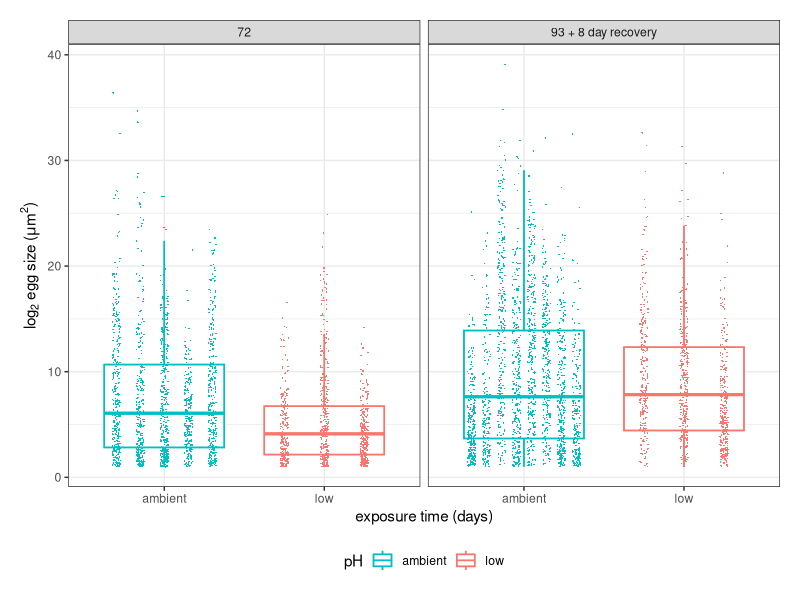
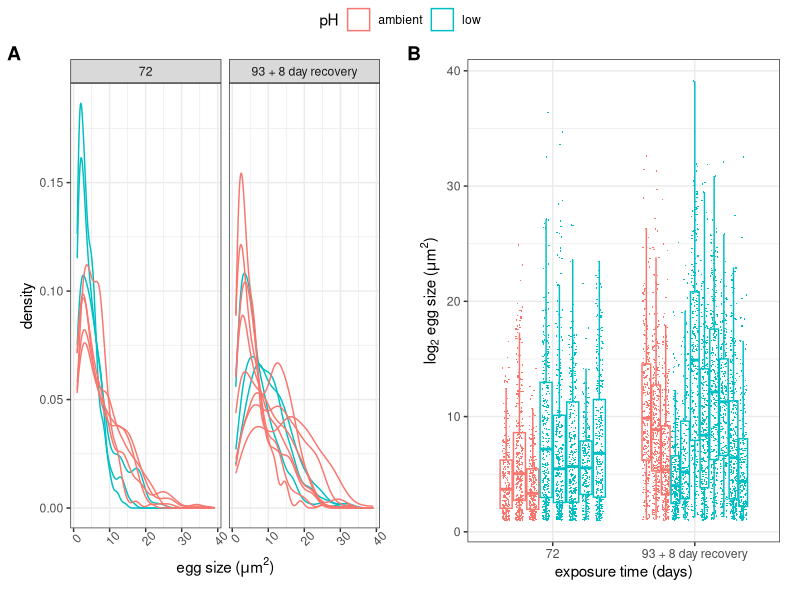
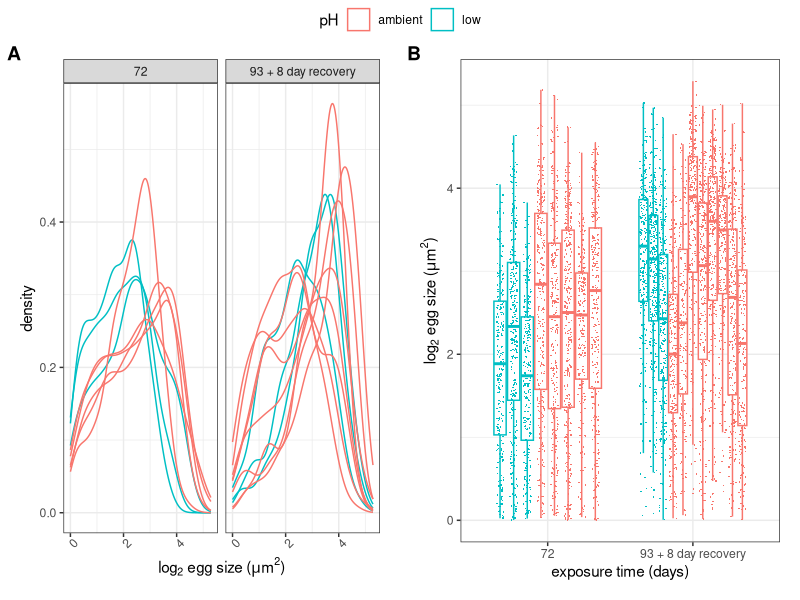
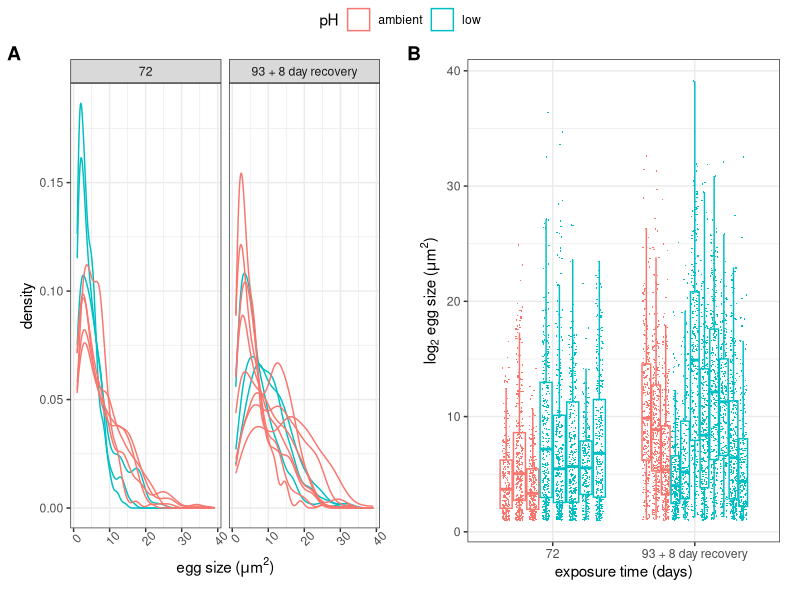
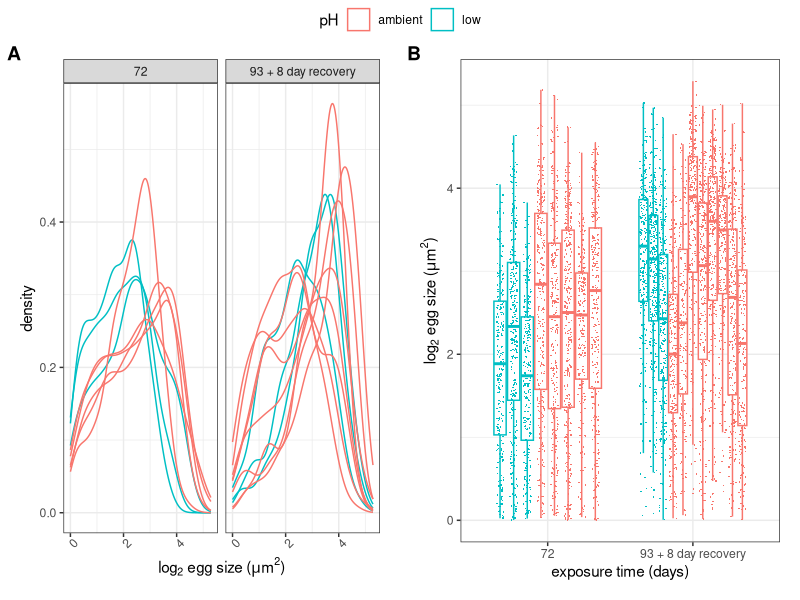

Reproduce these figures in R, in order. (Note: this script raises an error after producing the figures.)
## ---- chunk 1
library(ggplot2)
library(ggpubr)
library(rstatix)
library(dplyr)
library(broom)
library(lme4)
library(kableExtra)
library(tidyr)
## ---- chunk 2
female_data <- read.csv("../../data/histology/Female_Gonad/20200820_Female_Gonad_RESULTS.csv", stringsAsFactors = F,colClasses = c(rep("character",4),rep("numeric",7)))


egg_size <- read.csv("../../data/histology/Female_Gonad/egg_size.csv", stringsAsFactors = F, colClasses = c("character","character","numeric"))

foll_size <- read.csv("../../data/histology/Female_Gonad/follicle_size.csv", stringsAsFactors = F, colClasses = c("character","character","numeric","numeric") )
## ---- chunk 3
#rename columns
colnames(egg_size) <- c("date", "sample_ID", "egg_size")

#merge egg size data with treatment info
egg_size_m <- merge(female_data[,c("date", "sample_ID","pH")], egg_size)

egg_size_m$date <- gsub("20190123", "72",egg_size_m$date)

egg_size_m$date <- gsub("20190221", "93 + 8 day recovery",egg_size_m$date)
## ---- chunk 4
foll_size <- foll_size[,c("Label", "Area")]

foll_size$date <- gsub("-.*","",foll_size$Label)

foll_size$sample_ID <- gsub("-10.*jpg","",foll_size$Label)

foll_size$sample_ID <- gsub(".*-","",foll_size$sample_ID)

foll_size <- foll_size[,c("Area", "sample_ID", "date")]

colnames(foll_size)[1] <- "foll_size"

#merge follicle size data with treatment info
foll_size_m <- merge(female_data[,c("date", "sample_ID","pH")], foll_size)

foll_size_m$date <- gsub("20190123", "72",foll_size_m$date)

foll_size_m$date <- gsub("20190221", "93 + 8 day recovery",foll_size_m$date)

## ---- chunk 5
#first check distribution

p <- ggplot(data = egg_size_m,aes(x = egg_size, color = pH, group = sample_ID)) + geom_density() + theme_bw() + labs(y = "density", x =expression(paste("egg size (",mu,"m"^2,")", sep = "")))+ theme(plot.margin = unit(c(rep(1,4)), "lines"), axis.text.x = element_text(angle = 45)) + facet_wrap(~date)

#it's left skewed so try log transformation
q <- ggplot(data = egg_size_m,aes(x = log(egg_size,2), color = pH, group = sample_ID)) + geom_density() + theme_bw() + labs(y = "density", x = expression(paste(log[2]," egg size (",mu,"m"^2,")", sep = "")))+ theme(plot.margin = unit(c(rep(1,4)), "lines"), axis.text.x = element_text(angle = 45)) + facet_wrap(~date)

#plot boxplots
r <- ggplot(data = egg_size_m,aes(x = date, y = egg_size, color = pH, group = interaction(pH,date, sample_ID))) + geom_boxplot(outlier.shape = NA) + geom_point(pch = 16, size=0.2,position = position_jitterdodge(jitter.width = 0.05)) + theme_bw() + labs(x = "exposure time (days)", y = expression(paste(log[2]," egg size (",mu,"m"^2,")", sep = "")))+ theme(plot.margin = unit(c(rep(1,4)), "lines")) + scale_color_manual(values = c("#00BFC4", "#F8766D"))

ggplot(data = egg_size_m, aes(x = pH, y = egg_size, color = pH)) + geom_boxplot(aes(group = pH), outlier.shape = NA) + geom_point(aes(group = interaction(pH, sample_ID)),pch = 16, size=0.2,position = position_jitterdodge(jitter.width = 0.05)) + geom_boxplot(outlier.shape = NA, fill = NA)+ theme_bw() + labs(x = "exposure time (days)", y = expression(paste(log[2]," egg size (",mu,"m"^2,")", sep = "")))+ theme(plot.margin = unit(c(rep(1,4)), "lines"), legend.position = "bottom") + scale_color_manual(values = c("#00BFC4", "#F8766D")) + facet_wrap(~date)

#after log transformation
s <- ggplot(data = egg_size_m,aes(x = date, y = log(egg_size,2), color = pH, group = interaction(pH,date, sample_ID))) + geom_boxplot(outlier.shape = NA) + geom_point(pch = 16, size=0.2,position = position_jitterdodge(jitter.width = 0.05)) + theme_bw() + labs(x = "exposure time (days)", y = expression(paste(log[2]," egg size (",mu,"m"^2,")", sep = "")))+ theme(plot.margin = unit(c(rep(1,4)), "lines"))

#plot egg size without transformation
ggpubr::ggarrange(p,r,labels = "AUTO", common.legend = T)


#plot eggs size after transformation
ggpubr::ggarrange(q,s,labels = "AUTO", common.legend = T)
## ---- chunk 6
jpeg("egg_size_dist.jpg", width = 12, height = 6, units = "in", res = 300)
ggpubr::ggarrange(p,r,labels = "AUTO", common.legend = T)
dev.off()

jpeg("log_egg_size_dist.jpg", width = 12, height = 6, units = "in", res = 300)
ggpubr::ggarrange(q,s,labels = "AUTO", common.legend = T)
dev.off()
## ---- chunk 7
tidy(TukeyHSD(aov(log(egg_size,2) ~ pH * date, data = egg_size_m))) %>%
  kbl(caption = "2-way ANOVA: log2 egg size ~ pH * time") %>%
  kable_classic(full_width = F, html_font = "Cambria")

## ---- chunk 8
write.table(tidy(TukeyHSD(aov(log(egg_size,2) ~ pH * date, data = egg_size_m))),"2wayAOV_Tuk_egg_size.txt",sep = "\t", quote = F, row.names = F)
## ---- chunk 9
anova(lme(log(egg_size,2) ~ pH * date, random = ~1|sample_ID, data = egg_size_m)) %>%
  kbl(caption = "linear mixed model: log2 egg size ~ pH * time, random = sample_ID") %>%
  kable_classic(full_width = F, html_font = "Cambria")

## ---- chunk 10
#first check distribution

p <- ggplot(data = foll_size_m,aes(x = foll_size, color = pH, group = sample_ID)) + geom_density() + theme_bw() + labs(y = "density", x =expression(paste("egg size (",mu,"m"^2,")", sep = "")))+ theme(plot.margin = unit(c(rep(1,4)), "lines"), axis.text.x = element_text(angle = 45)) + facet_wrap(~date)

#it's left skewed so try log transformation
q <- ggplot(data = foll_size_m,aes(x = log(foll_size,2), color = pH, group = sample_ID)) + geom_density() + theme_bw() + labs(y = "density", x = expression(paste(log[2]," egg size (",mu,"m"^2,")", sep = "")))+ theme(plot.margin = unit(c(rep(1,4)), "lines"), axis.text.x = element_text(angle = 45)) + facet_wrap(~date)

#plot boxplots
r <- ggplot(data = foll_size_m,aes(x = date, y = foll_size, color = pH, group = interaction(pH,date, sample_ID))) + geom_boxplot(outlier.shape = NA) + geom_point(pch = 16, size=1,position = position_jitterdodge(jitter.width = 0.05)) + theme_bw() + labs(x = "exposure time (days)", y = expression(paste(log[2]," follicle size (",mu,"m"^2,")", sep = "")))+ theme(plot.margin = unit(c(rep(1,4)), "lines"))

#after log transformation
s <- ggplot(data = foll_size_m,aes(x = date, y = log(foll_size,2), color = pH, group = interaction(pH,date, sample_ID))) + geom_boxplot(outlier.shape = NA) + geom_point(pch = 16, size=1,position = position_jitterdodge(jitter.width = 0.05)) + theme_bw() + labs(x = "exposure time (days)", y = expression(paste(log[2]," egg size (",mu,"m"^2,")", sep = "")))+ theme(plot.margin = unit(c(rep(1,4)), "lines"))

#plot egg size without transformation
ggpubr::ggarrange(p,r,labels = "AUTO", common.legend = T)


#plot eggs size after transformation
ggpubr::ggarrange(q,s,labels = "AUTO", common.legend = T)
## ---- chunk 11
jpeg("foll_size_dist.jpg", width = 12, height = 6, units = "in", res = 300)
ggpubr::ggarrange(p,r,labels = "AUTO", common.legend = T)
dev.off()

jpeg("log_foll_size_dist.jpg", width = 12, height = 6, units = "in", res = 300)
ggpubr::ggarrange(q,s,labels = "AUTO", common.legend = T)
dev.off()
## ---- chunk 12
#calculate proportions

female_data$prop_egg <- (female_data$egg.area..based.on.ind.eggs. / female_data$total.area..um.) *100

female_data$prop_no_tissue <- (female_data$no.tissue.area / female_data$total.area..um.) *100

female_data$prop_cnx_tissue_indve <- (female_data$connective.tissue.area..egg.based.on.indiv./ female_data$total.area..um.)*100

#create column for relative # of eggs
female_data$number.of.eggs.per.um2 <- (female_data$number.of.eggs/female_data$total.area..um.)

female_data$pH_date <- paste(female_data$date, female_data$pH, sep = "_")

#convert female data to long format

female_data_STACKED <- tidyr::gather(female_data,"metric", "um", 5:(ncol(female_data)-1))

female_data_STACKED$um <- as.numeric(female_data_STACKED$um)




#reformat data and calculate mean and sd proportions
female_data_STACKED_props <- female_data_STACKED[grep("prop", female_data_STACKED$metric),]%>%group_by(date, pH,metric) %>% summarise(mean = mean(um), sd =sd(um)) %>% mutate(y_pos = cumsum(mean))

#convert metric to ordered factor
female_data_STACKED_props$metric <- factor(female_data_STACKED_props$metric, levels = rev(c("prop_cnx_tissue_indve","prop_egg", "prop_no_tissue")))


#chi sq to compare 20190123 amb vs. low
ct <- data.frame(female_data_STACKED_props[grep("20190123", female_data_STACKED_props$date),c("pH","mean","metric")]%>% pivot_wider(names_from = metric, values_from = mean))

rownames(ct) <- ct$pH

ct <- ct[,-1]

ct_a <- chisq.test(ct)
ct_a <- tidy(ct_a)
ct_a$comparison <- "ambient:72-low:72"


#chi sq to compare 20190123 amb vs. 20190221 amb
ct <- data.frame(female_data_STACKED_props[grep("ambient", female_data_STACKED_props$pH),c("date","mean","metric")]%>% pivot_wider(names_from = metric, values_from = mean))

rownames(ct) <- ct$pH

ct <- ct[,-1]

ct_b <- chisq.test(ct)
ct_b <- tidy(ct_b)
ct_b$comparison <- "ambient:72-ambient:93 + 8 day recovery"

#chi sq to compare 20190123 low vs. 20190221 low
ct <- data.frame(female_data_STACKED_props[grep("low", female_data_STACKED_props$pH),c("date","mean","metric")]%>% pivot_wider(names_from = metric, values_from = mean))

rownames(ct) <- ct$pH

ct <- ct[,-1]

ct_c <- chisq.test(ct)
ct_c <- tidy(ct_c)
ct_c$comparison <- "low:72-low:93 + 8 day recovery"



#chi sq to compare 20190221 amb vs. 20190221 low
ct <- data.frame(female_data_STACKED_props[grep("20190221", female_data_STACKED_props$date),c("pH","mean","metric")]%>% pivot_wider(names_from = metric, values_from = mean))

rownames(ct) <- ct$pH

ct <- ct[,-1]

ct_d <- chisq.test(ct)
ct_d <- tidy(ct_d)
ct_d$comparison <- "ambient:93 + 8 day recovery-low:93 + 8 day recovery"


#chi sq to compare 20190123 amb vs. 20190221 low
ct <- data.frame(female_data_STACKED_props[which(female_data_STACKED_props$date=="20190123" & female_data_STACKED_props$pH =="ambient" | female_data_STACKED_props$date=="20190221" & female_data_STACKED_props$pH =="low"),c("pH","mean","metric")]%>% pivot_wider(names_from = metric, values_from = mean))

rownames(ct) <- ct$pH

ct <- ct[,-1]

ct_e <- chisq.test(ct)
ct_e <- tidy(ct_e)
ct_e$comparison <- "ambient:72-low:93 + 8 day recovery"


#chi sq to compare 20190221 amb vs. 20190123 low
ct <- data.frame(female_data_STACKED_props[which(female_data_STACKED_props$date=="20190221" & female_data_STACKED_props$pH =="ambient" | female_data_STACKED_props$date=="20190123" & female_data_STACKED_props$pH =="low"),c("pH","mean","metric")]%>% pivot_wider(names_from = metric, values_from = mean))

rownames(ct) <- ct$pH

ct <- ct[,-1]

ct_f <- chisq.test(ct)
ct_f <- tidy(ct_f)
ct_f$comparison <- "ambient:93 + 8 day recovery-low:72"


ct <- rbind(ct_a, ct_b, ct_c, ct_d, ct_e, ct_f)

#perform FDR correction for multiple comparisons

ct$adj.p.value <- p.adjust(ct$p.value)

#reorder columns

ct <- ct[,c("comparison", "statistic", "p.value", "adj.p.value")]


ct %>%
  kbl(caption = "Chi square test: tissue proportions ~ pH") %>%
  kable_classic(full_width = F, html_font = "Cambria")
## ---- chunk 13
input_data <- female_data_STACKED[grep("prop", female_data_STACKED$metric),]%>%group_by(date, pH,metric)


#arcsin transform percentage data
asinTransform <- function(p) { asin(sqrt(p))}

input_data$t_um <- asinTransform(input_data$um/100)

#is data normal?
ggplot(input_data[which(input_data$metric == "prop_egg"),]) + geom_density(aes(x = t_um, color = pH))

ggqqplot(as.numeric(unlist(input_data[which(input_data$metric == "prop_egg"),"t_um"])))

shapiro.test(x = as.numeric(unlist(input_data[which(input_data$metric == "prop_egg"),"t_um"])))


ggplot(input_data[which(input_data$metric == "prop_cnx_tissue_indve"),]) + geom_density(aes(x = t_um, color = pH))

ggqqplot(as.numeric(unlist(input_data[which(input_data$metric == "prop_cnx_tissue_indve"),"t_um"])))

shapiro.test(x = as.numeric(unlist(input_data[which(input_data$metric == "prop_cnx_tissue_indve"),"t_um"])))

aov_egg <- aov(t_um ~ pH * date, data = input_data[which(input_data$metric == "prop_egg"),])
summary(aov_egg)

aov_egg <- aov(t_um ~ pH, data = input_data[which(input_data$metric == "prop_egg" & input_data$date == "20190123"),])
summary(aov_egg)

aov_cnx <- aov(t_um ~ pH, data = input_data[which(input_data$metric == "prop_cnx_tissue_indve" & input_data$date == "20190123"),])
summary(aov_cnx)

## ---- chunk 14
write.table(ct,"chisq_tissue_prop.txt",sep = "\t", quote = F, row.names = F)
## ---- chunk 15

#export plot with significance denoted
#plot stacked bar of tissue areas



#change labels for plotting
female_data_STACKED_props_labs <- female_data_STACKED_props

female_data_STACKED_props_labs$date <- gsub("20190123", "72 days of exposure",female_data_STACKED_props_labs$date)

female_data_STACKED_props_labs$date <- gsub("20190221", "93 days of exposure \n + 8 day recovery",female_data_STACKED_props_labs$date)

female_data_STACKED_props_labs$metric <- gsub("prop_no_tissue","follicle area", female_data_STACKED_props_labs$metric)

female_data_STACKED_props_labs$metric <- gsub("prop_cnx_tissue_indve","connective tissue area", female_data_STACKED_props_labs$metric)

female_data_STACKED_props_labs$metric <- gsub("prop_egg","egg area", female_data_STACKED_props_labs$metric)

#convert metric to ordered factor
female_data_STACKED_props_labs <- female_data_STACKED_props_labs[order(female_data_STACKED_props_labs$metric),]

female_data_STACKED_props_labs$metric <- factor(female_data_STACKED_props_labs$metric, levels = rev(c(rep("connective tissue area",1), rep("egg area",1), rep("follicle area",1))))

pd <- position_dodge2(width = 0.2)

ggplot(female_data_STACKED_props_labs, aes(pH,mean, fill = pH,alpha = metric)) + 
geom_bar(stat = "identity", color = "black") + 
geom_errorbar(aes(ymax = y_pos + sd, ymin=y_pos - sd), stat = "identity", width = 0.1, alpha = 0.7, position = pd) + facet_wrap(~date)+ scale_alpha_manual(values=c(seq(0.3,1, length.out = 3))) + theme_bw() + scale_y_continuous(breaks = seq(from = 0, to = 100, by = 10)) + ylab("mean proportion of total tissue area (%)") + theme(axis.title.x = element_blank(), axis.ticks.x = element_blank(), axis.text.x = element_blank()) + scale_fill_manual(values = c("#00BFC4","#F8766D"))


jpeg("tissue_proportions_stacked_bar.jpg", width = 7, height = 6, units = "in", res = 300)
ggplot(female_data_STACKED_props_labs, aes(pH,mean, fill = pH,alpha = metric)) + 
geom_bar(stat = "identity", color = "black") + 
geom_errorbar(aes(ymax = y_pos + sd, ymin=y_pos - sd), stat = "identity", width = 0.1, alpha = 0.7, position = pd) + facet_wrap(~date)+ scale_alpha_manual(values=c(seq(0.3,1, length.out = 3))) + theme_bw() + scale_y_continuous(breaks = seq(from = 0, to = 100, by = 10)) + ylab("percent of total tissue area (mean ± s.d.)") + theme(axis.title.x = element_blank(), axis.ticks.x = element_blank(), axis.text.x = element_blank()) + scale_fill_manual(values = c("#00BFC4", "#F8766D")) + ggtitle("Female quantitative histology scoring")
dev.off()


pdf("tissue_proportions_stacked_bar.pdf", width = 7, height = 6)
ggplot(female_data_STACKED_props_labs, aes(pH,mean, fill = pH,alpha = metric)) + 
geom_bar(stat = "identity", color = "black") + 
geom_errorbar(aes(ymax = y_pos + sd, ymin=y_pos - sd), stat = "identity", width = 0.1, alpha = 0.7, position = pd) + facet_wrap(~date)+ scale_alpha_manual(values=c(seq(0.3,1, length.out = 3))) + theme_bw() + scale_y_continuous(breaks = seq(from = 0, to = 100, by = 10)) + ylab("percent of total tissue area (mean ± s.d.)") + theme(axis.title.x = element_blank(), axis.ticks.x = element_blank(), axis.text.x = element_blank()) + scale_fill_manual(values = c("#00BFC4", "#F8766D")) + ggtitle("Female quantitative histology scoring")
dev.off()
